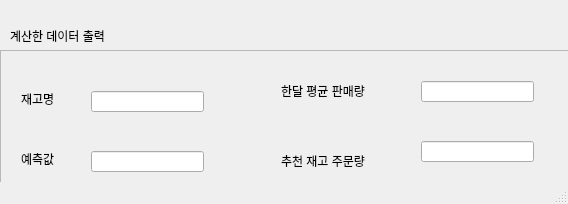
<?xml version="1.0" encoding="UTF-8"?>
<ui version="4.0">
 <class>MainWindow</class>
 <widget class="QMainWindow" name="MainWindow">
  <property name="geometry">
   <rect>
    <x>0</x>
    <y>0</y>
    <width>568</width>
    <height>204</height>
   </rect>
  </property>
  <property name="windowTitle">
   <string>MainWindow</string>
  </property>
  <widget class="QWidget" name="centralwidget">
   <widget class="QLabel" name="label_1">
    <property name="geometry">
     <rect>
      <x>10</x>
      <y>20</y>
      <width>161</width>
      <height>31</height>
     </rect>
    </property>
    <property name="text">
     <string>계산한 데이터 출력</string>
    </property>
   </widget>
   <widget class="QScrollArea" name="scrollArea">
    <property name="geometry">
     <rect>
      <x>0</x>
      <y>50</y>
      <width>571</width>
      <height>861</height>
     </rect>
    </property>
    <property name="widgetResizable">
     <bool>true</bool>
    </property>
    <widget class="QWidget" name="scrollAreaWidgetContents">
     <property name="geometry">
      <rect>
       <x>0</x>
       <y>0</y>
       <width>569</width>
       <height>859</height>
      </rect>
     </property>
     <widget class="QLabel" name="label">
      <property name="geometry">
       <rect>
        <x>20</x>
        <y>40</y>
        <width>64</width>
        <height>15</height>
       </rect>
      </property>
      <property name="text">
       <string>재고명</string>
      </property>
     </widget>
     <widget class="QLabel" name="label_2">
      <property name="geometry">
       <rect>
        <x>280</x>
        <y>30</y>
        <width>121</width>
        <height>20</height>
       </rect>
      </property>
      <property name="text">
       <string>한달 평균 판매량</string>
      </property>
     </widget>
     <widget class="QLabel" name="label_3">
      <property name="geometry">
       <rect>
        <x>20</x>
        <y>100</y>
        <width>64</width>
        <height>15</height>
       </rect>
      </property>
      <property name="text">
       <string>예측값</string>
      </property>
     </widget>
     <widget class="QLabel" name="label_4">
      <property name="geometry">
       <rect>
        <x>280</x>
        <y>100</y>
        <width>121</width>
        <height>20</height>
       </rect>
      </property>
      <property name="text">
       <string>추천 재고 주문량</string>
      </property>
     </widget>
     <widget class="QLineEdit" name="lineEdit">
      <property name="geometry">
       <rect>
        <x>90</x>
        <y>40</y>
        <width>113</width>
        <height>21</height>
       </rect>
      </property>
     </widget>
     <widget class="QLineEdit" name="lineEdit_2">
      <property name="geometry">
       <rect>
        <x>90</x>
        <y>100</y>
        <width>113</width>
        <height>21</height>
       </rect>
      </property>
     </widget>
     <widget class="QLineEdit" name="lineEdit_3">
      <property name="geometry">
       <rect>
        <x>420</x>
        <y>30</y>
        <width>113</width>
        <height>21</height>
       </rect>
      </property>
     </widget>
     <widget class="QLineEdit" name="lineEdit_4">
      <property name="geometry">
       <rect>
        <x>420</x>
        <y>90</y>
        <width>113</width>
        <height>21</height>
       </rect>
      </property>
     </widget>
    </widget>
   </widget>
   <zorder>scrollArea</zorder>
   <zorder>label_1</zorder>
  </widget>
  <widget class="QStatusBar" name="statusbar"/>
 </widget>
 <resources/>
 <connections/>
</ui>
